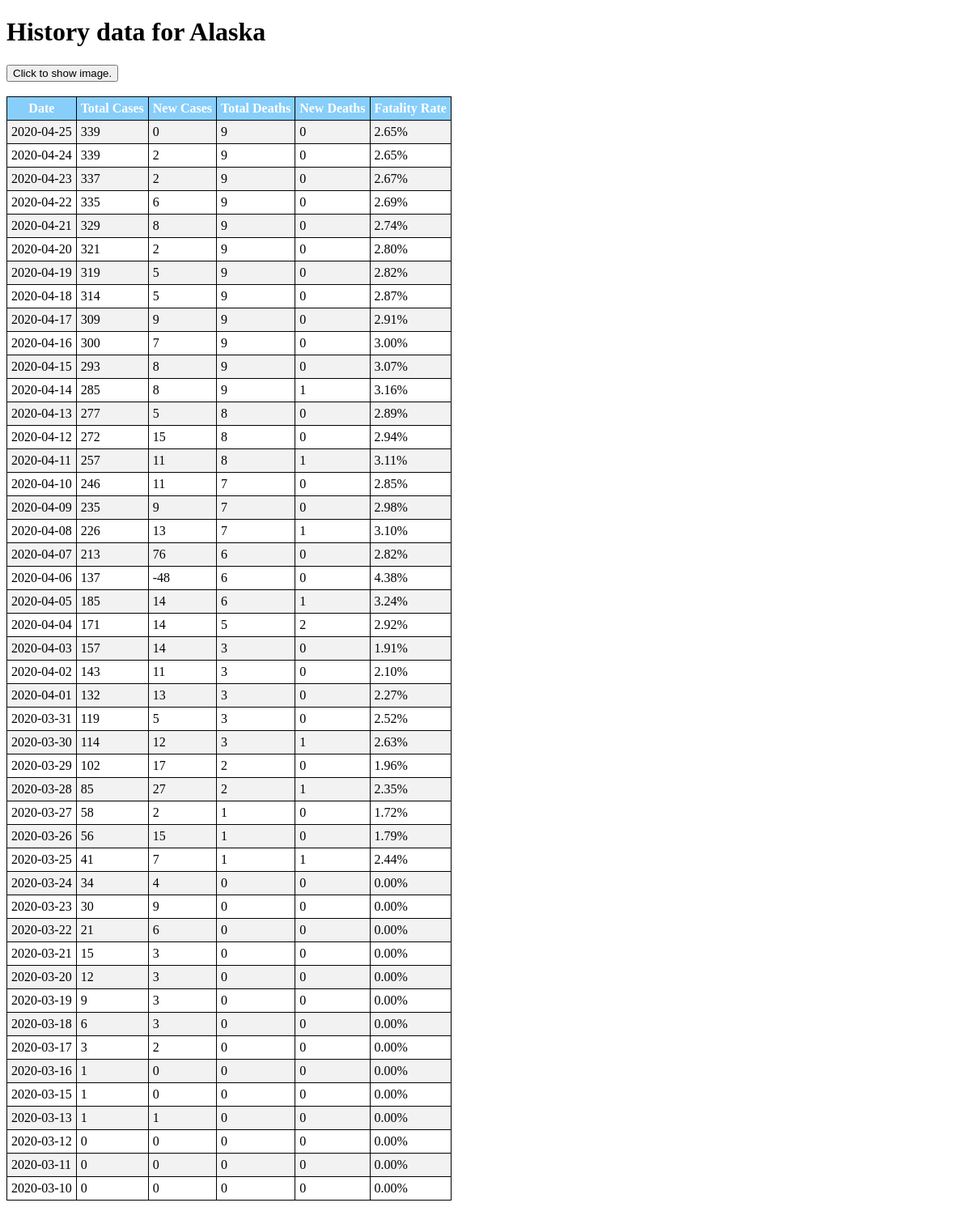
/state/Alaska, run on an earlier commit of the app's database.
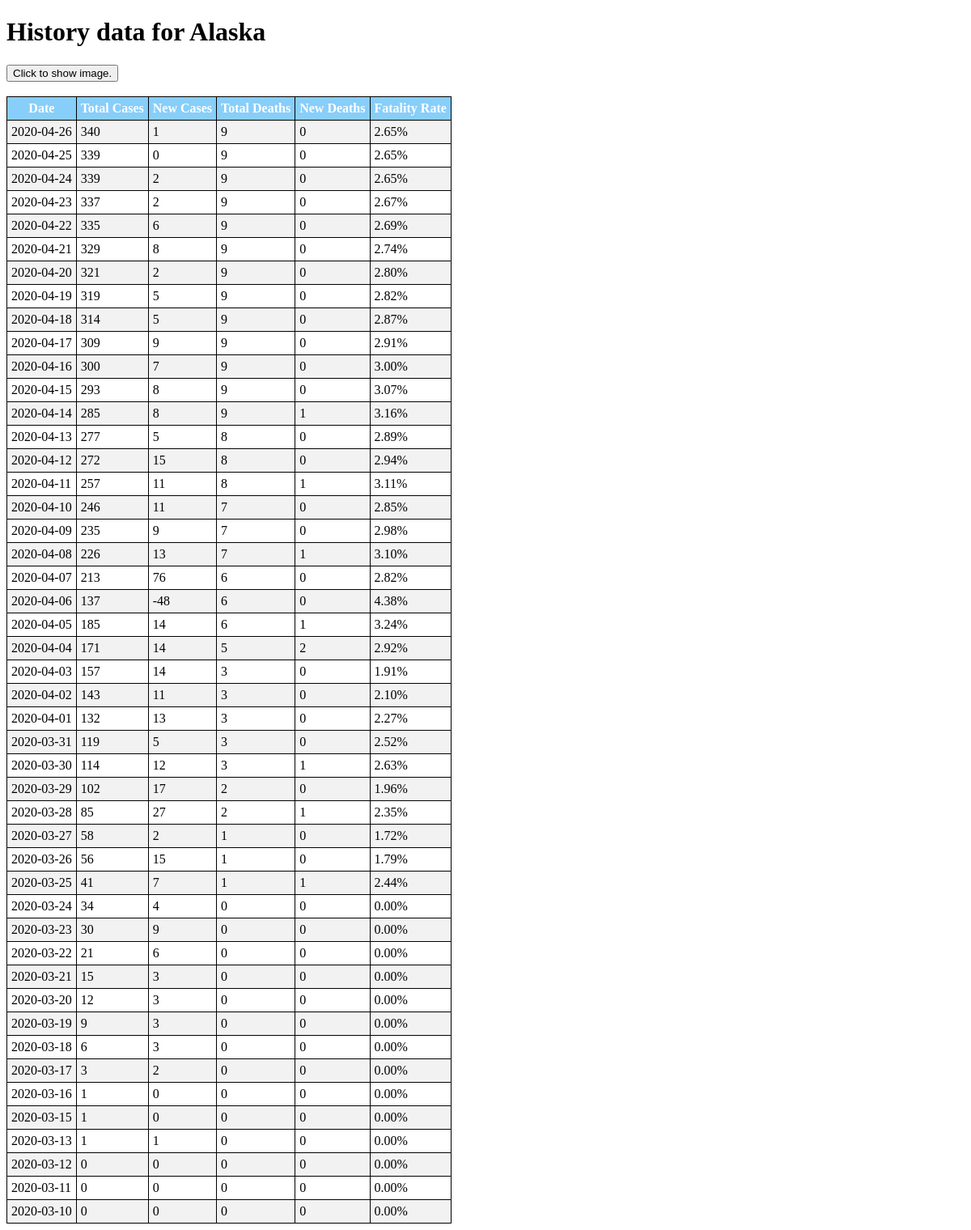
And on a later commit of the database.
### tables this page shows
CREATE TABLE "Counts"(
            "Id" INTEGER PRIMARY KEY AUTOINCREMENT,
            "RegionId" INTEGER NOT NULL,
            "Date" DATE NOT NULL,
            "Confirmed" INTEGER NOT NULL,
            "NewConfirmed" INTEGER NOT NULL,
            "Deaths" INTEGER NOT NULL,
            "NewDeaths" INTEGER NOT NULL,
            "Recovered" INTEGER NOT NULL,
            "NewRecovered" INTEGER NOT NULL,
            "FatalityRate" REAL NOT NULL
        );

### app.py (the view)
@app.route('/state/<state_nm>')
def state(state_nm):
    data = get_history_data_by_state(state_nm)
    if data:
        data = percent_rate(data)
        return render_template('state.html', nm= state_nm, data= data)
    else:
        html = f'''<p> Sorry, No data found for state {state_nm}. Please try again. </p>'''
        return html

### app.py (called while the page is built)
def get_history_data_by_state(state_nm):
    if state_nm in region_list:
        q = f'''
        SELECT * FROM Counts
        JOIN Regions
        WHERE RegionId = Regions.Id
        AND RegionName = '{state_nm}'
        ORDER BY Date DESC
        '''
        conn = sqlite3.connect(DB_NAME)
        cur = conn.cursor()
        results = cur.execute(q).fetchall()
        conn.close()
        return results

def percent_rate(results):
    r = []
    idx = -1
    if len(results[0])>9:
        idx = 9
    for res in results:
        l = list(res)
        l[idx] = "{:.2%}".format(l[idx])
        r.append(tuple(l))
    return r

### templates/state.html (shortened to what this page needs)
<!DOCTYPE html>
<html>
<head>
</head>
<body>
    <h1>
        History data for {{nm}}
    </h1>
    <button onclick="myFunction()">Click to show image.</button>
    <br>
    <table>
        <tr>
            <th>Date</th>
            <th>Total Cases</th>
            <th>New Cases</th>
            <th>Total Deaths</th>
            <th>New Deaths</th>
            <th>Fatality Rate</th>
        </tr>
    {% for i in data %}
        <tr>
            <td>{{i[2]}}</td>
            <td>{{i[3]}}</td>
            <td>{{i[4]}}</td>
            <td>{{i[5]}}</td>
            <td>{{i[6]}}</td>
            <td>{{i[9]}}</td>
        </tr>
    {% endfor%}
    </table>
</body>
</html>

What changed in the data, as far as the page shows it:
added Counts: Date "2020-04-26", Confirmed "340", NewConfirmed "1", Deaths "9", NewDeaths "0", i "2.65%"
